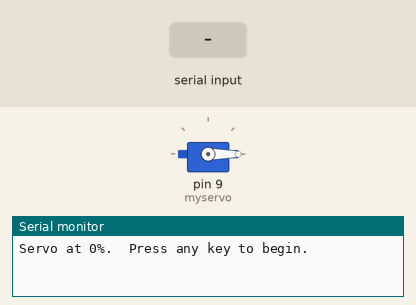
Recording of a sketch running on a simulated Arduino Uno, built with avr-gcc and run on an emulated ATmega328P. On the bench: servo, the last lines printed to the serial monitor. Inputs (shaded band) come from the test bench.

Above: at 1.2 s.
1.3 s: byte 30 received over Serial
At 1.9 s:
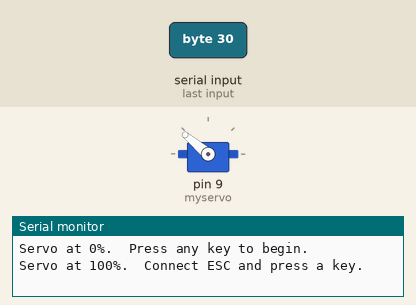
Timing chart, 0 to 4.3 s (numbered marks = the images above; inputs shaded):
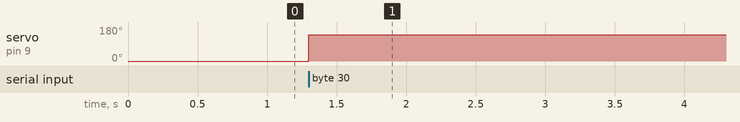

Measured:
- after the input at 1.3 s, servo on pin 9 (myservo): 0° → 140° at once

The sketch:

ServoCalibration.ino
```cpp
#include <Servo.h>

Servo myservo;  // create servo object to control a servo

void setup()
{
	myservo.attach(9);  // attaches the servo on pin 9 to the servo object
	Serial.begin(115200);
}


void loop()
{
	myservo.write(0);
	delay(150);
	Serial.println("Servo at 0%.  Press any key to begin.");
	while(!Serial.available()) ;
	int foo = Serial.read();

	myservo.write(140);
	delay(150);
	Serial.println("Servo at 100%.  Connect ESC and press a key.");

	while(!Serial.available()) ;
	foo = Serial.read();
} 
```
